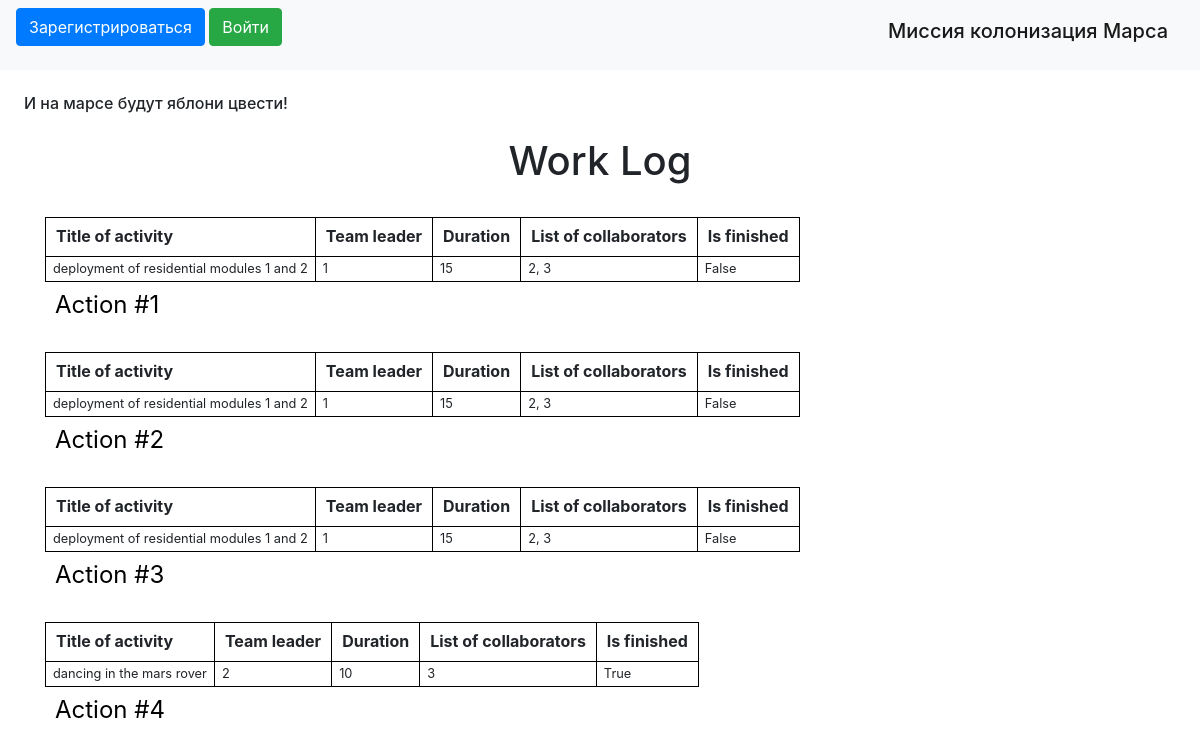
The page /index on the database as committed earlier.
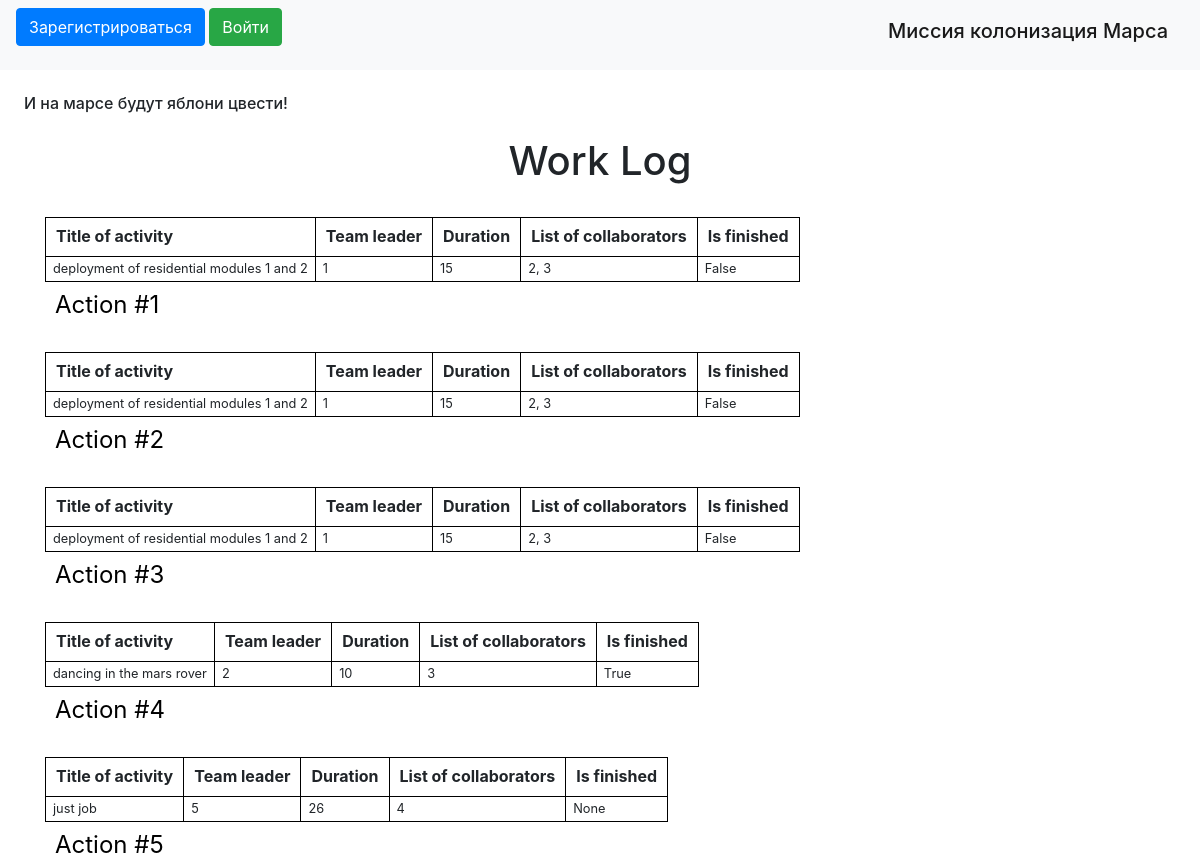
The same page on the database as committed later.
### data/news.py (models this page shows)
class News(SqlAlchemyBase):
    __tablename__ = 'news'
    id = sqlalchemy.Column(sqlalchemy.Integer,
                           primary_key=True, autoincrement=True)
    team_leader = sqlalchemy.Column(sqlalchemy.Integer, sqlalchemy.ForeignKey("users.id"))
    job = sqlalchemy.Column(sqlalchemy.String)
    work_size = sqlalchemy.Column(sqlalchemy.Integer)
    collaborators = sqlalchemy.Column(sqlalchemy.String)
    start_date = sqlalchemy.Column(sqlalchemy.DateTime)
    end_date = sqlalchemy.Column(sqlalchemy.DateTime)
    is_finished = sqlalchemy.Column(sqlalchemy.Boolean)
    user = orm.relationship('User')

### main.py (the view)
@app.route('/')
@app.route('/index')
def index():
    db_sess = db_session.create_session()
    news = db_sess.query(News).all()
    return render_template("index.html", news=news)

### data/db_session.py (called while the page is built)
def create_session() -> Session:
    global __factory
    return __factory()

### templates/index.html
{% extends "base.html" %}
{% block content %}
<h1 align="center">Work Log</h1>
{% for item in news %}
<table>
<caption>Action #{{item.id}}</caption>
  <tr>
    <th>Title of activity</th>
    <th>Team leader</th>
    <th>Duration</th>
    <th>List of collaborators</th>
    <th>Is finished</th>
  </tr>
  <tr>
    <td>{{item.job}}</td>
      <td>{{item.team_leader}}</td>
      <td>{{item.work_size}}</td>
      <td>{{item.collaborators}}</td>
      <td>{{item.is_finished}}</td>
  </tr><br>
</table>
{% endfor %}
{% endblock %}

### templates/base.html (shortened to what this page needs)
<!DOCTYPE html>
<html lang="en">
<head>
    <link rel="stylesheet"
          href="https://stackpath.bootstrapcdn.com/bootstrap/4.4.1/css/bootstrap.min.css"
>
    <link rel="stylesheet" href="../static/css/style.css">
</head>
<body>
<header>
    <nav class="navbar navbar-light bg-light">
        {% if current_user.is_authenticated %}
        <a class="navbar-brand" href="/logout">{{ current_user.name }}</a>
        {% else %}
        <p>
            <a class="btn btn-primary " href="/register">Зарегистрироваться</a>
            <a class="btn btn-success" href="/login">Войти</a>
        </p>
        {% endif %}
        <h1 class="navbar-brand" href="#">Миссия колонизация Марса</h1>
    </nav>
</header>
<h6>И на марсе будут яблони цвести!</h6>
<main role="main" class="container">
    {% block content %}{% endblock %}
</main>
</body>
</html>

### static/css/style.css (style rules this page uses)
table { border-collapse: collapse; line-height: 1.1; }
caption { font-size: 1.5rem; padding: 10px; color: #000000; }
h6 { margin: 1.5rem; }
th { padding: 10px; border: 1px solid #000000; }
td { font-size: 0.8em; padding: 5px 7px; border: 1px solid #000000; }

Rows that differ between the two databases and show on the page:
added News: id "5", job "just job", team_leader "5", work_size "26", collaborators "4", is_finished "None"
